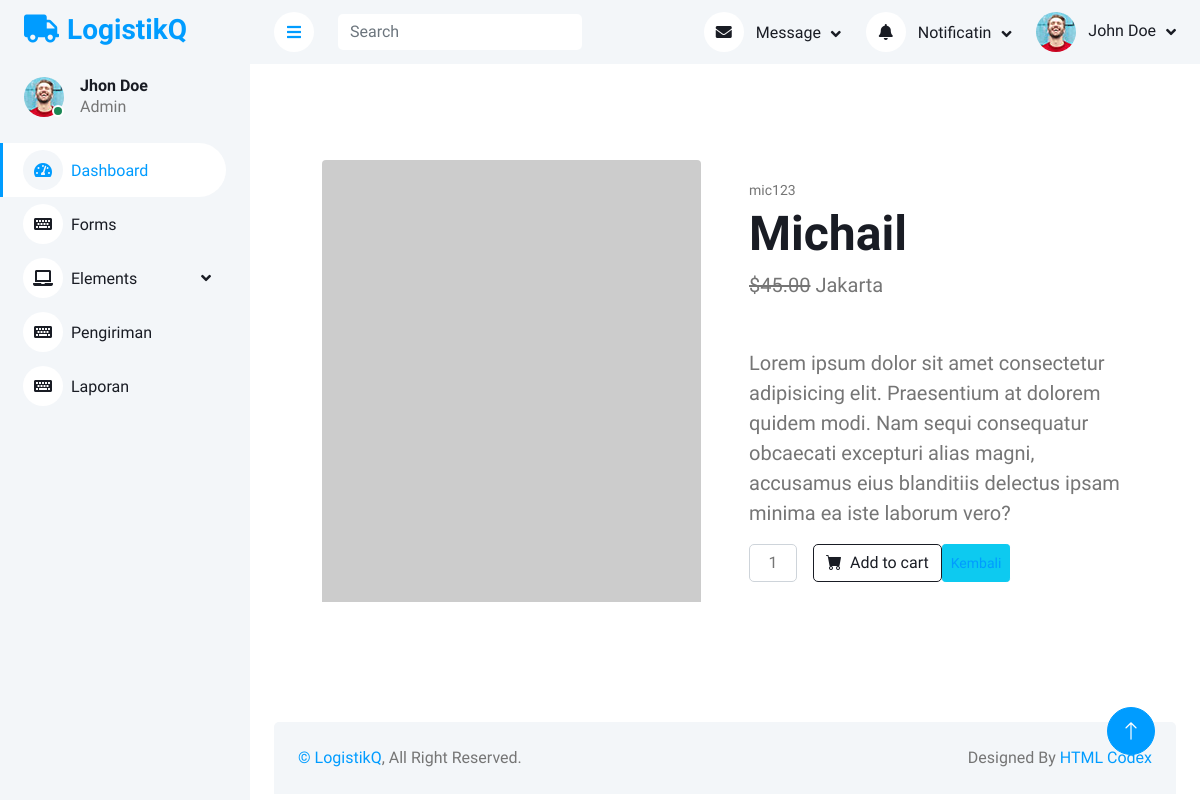
The app's page /LogistikQ/index.php?url=Pages/user/detail_user&id=1 with its own data.
### tables this page shows
CREATE TABLE `user` (
  `id` int(11) NOT NULL,
  `nama` varchar(75) NOT NULL,
  `username` varchar(45) NOT NULL,
  `password` varchar(225) NOT NULL,
  `nomor_telepon` varchar(16) NOT NULL,
  `alamat` varchar(45) NOT NULL
);

### LogistikQ/models/user.php (called while the page is built, shortened)
<?php
class user
{
    private $koneksi;
    public function __construct()
    {
        global $dbh;
        $this->koneksi = $dbh;
    }
    public function getUser($id) {
        $sql = "SELECT * FROM user where id = ?";
        $ps = $this->koneksi->prepare($sql);
        $ps->execute([$id]);
        $rs = $ps->fetch();
        return $rs;
    }
}
?>

### LogistikQ/Pages/user/detail_user.php (the view)
<?php
$id = $_REQUEST['id'];
$model = new user();
$user = $model->getUser($id);
?>
<section class="py-5">
            <div class="container px-4 px-lg-5 my-5">
                <div class="row gx-4 gx-lg-5 align-items-center">
                    <div class="col-md-6"><img class="card-img-top mb-5 mb-md-0" src="https://dummyimage.com/600x700/dee2e6/6c757d.jpg" alt="..." /></div>
                    <div class="col-md-6">
                        <div class="small mb-1"><?= $user['username']?></div>
                        <h1 class="display-5 fw-bolder"><?= $user['nama']?></h1>
                        <div class="fs-5 mb-5">
                            <span class="text-decoration-line-through">$45.00</span>
                            <span><?= $user['alamat']?></span>
                        </div>
                        <p class="lead">Lorem ipsum dolor sit amet consectetur adipisicing elit. Praesentium at dolorem quidem modi. Nam sequi consequatur obcaecati excepturi alias magni, accusamus eius blanditiis delectus ipsam minima ea iste laborum vero?</p>
                        <div class="d-flex">
                            <input class="form-control text-center me-3" id="inputQuantity" type="num" value="1" style="max-width: 3rem" />
                            <button class="btn btn-outline-dark flex-shrink-0" type="button">
                                <i class="bi-cart-fill me-1"></i>
                                Add to cart
                            </button>
                            <button type="button" class="btn btn-sm btn-info"><a href="index.php?url=dtUser">Kembali</button>
                        </div>
                    </div>
                </div>
            </div>
        </section>

### LogistikQ/css/style.css (style rules this page uses)
:root { --primary: #009CFF; --light: #F3F6F9; --dark: #191C24; }
.btn { transition: .5s; }

### records on screen
user: username "mic123", nama "Michail", alamat "Jakarta"
